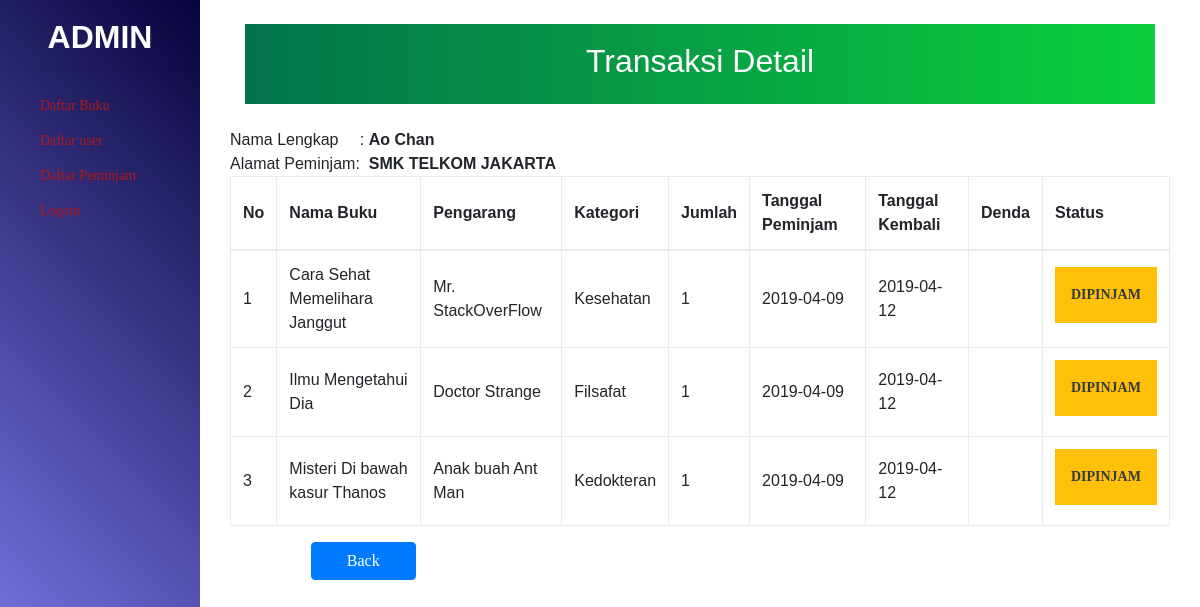
/index.php?hal=admin/report/detail&id=16 (signed in), run on the app's committed database.
### tables this page shows
CREATE TABLE `peminjaman` (
  `id_peminjam` int(11) NOT NULL,
  `nama_peminjam` varchar(100) NOT NULL,
  `alamat_peminjam` text NOT NULL,
  `tanggal_peminjam` date NOT NULL,
  `tanggal_kembali` date NOT NULL,
  `denda` int(11) DEFAULT NULL,
  `status_peminjam` varchar(111) NOT NULL,
  `username` varchar(100) DEFAULT NULL
);

CREATE TABLE `peminjaman_detail` (
  `id_peminjam` int(11) NOT NULL,
  `kode_buku` int(11) NOT NULL,
  `jumlah` int(11) NOT NULL
);

CREATE TABLE `daftar_buku` (
  `kode_buku` int(11) NOT NULL,
  `judul_buku` varchar(100) NOT NULL,
  `pengarang` varchar(100) NOT NULL,
  `kategori` varchar(100) NOT NULL
);

### admin/report/detail.php (the view, shortened to what this page needs)
<?php
include 'includes/head.php';
$id = $_GET['id'];
$queryRowOrder = mysqli_query($koneksi, "SELECT * FROM daftar_buku
                    INNER JOIN peminjaman_detail
                        ON daftar_buku.kode_buku = peminjaman_detail.kode_buku
                    INNER JOIN peminjaman
                        ON peminjaman.id_peminjam = peminjaman_detail.id_peminjam
                    WHERE peminjaman.id_peminjam = '".$id."'");
?>
<div class="col-md-12 col-sm-8 main-content">
    <br>
    <div class="container">
        <div class="form">
            <div class="note">
                <h2 class="p-l-20 p-r-20 p-b-20 p-t-20">Transaksi Detail</h2>
            </div>
        </div>
    </div>
    <br>
    <div class="row justify-content-md-center">
        <div class="col-md-12">
            <table id="cssTable">
                <?php
                    $qOrder = mysqli_query($koneksi, "SELECT * FROM peminjaman WHERE id_peminjam ='".$id."' ");
                    $dataOrder = mysqli_fetch_array($qOrder);
                ?>
                <tr>
                    <td>Nama Lengkap</td>
                    <td>&nbsp;:&nbsp;</td>
                    <td align="left"> <strong> <?php echo $dataOrder['nama_peminjam'] ?></strong></td>
                </tr>
                <tr>
                    <td align="left">Alamat Peminjam</td>
                    <td>:</td>
                    <td><strong><?php echo $dataOrder['alamat_peminjam'] ?></strong></td>
                </tr>
            </table>
        </div>
    </div>
    <div class="row justify-content-md-center">
        <div class="col-md-12">
            <table class="table table-hover table-bordered" id="cssTable">
                <thead>
                    <tr>
                        <td><strong> No</strong></td>
                        <td><strong> Nama Buku</strong></td>
                        <td><strong> Pengarang</strong></td>
                        <td><strong> Kategori</strong></td>
                        <td><strong> Jumlah</strong></td>
                        <td><strong> Tanggal Peminjam</strong></td>
                        <td><strong> Tanggal Kembali</strong></td>
                        <td><strong> Denda</strong></td>
                        <td><strong> Status</strong></td>
                    </tr>
                </thead>
                <tbody>
                    <?php
                        $no = 1;
                        while($data = mysqli_fetch_array($queryRowOrder)) {
                    ?>
                    <tr>
                        <td><?php echo $no++;  ?></td>
                        <td><?php echo $data['judul_buku'] ?></td>
                        <td><?php echo $data['pengarang'] ?></td>
                        <td><?php echo $data['kategori'] ?></td>
                        <td><?php echo $data['jumlah']  ?></td>
                        <td><?php echo $data['tanggal_peminjam'] ?></td>
                        <td><?php echo $data['tanggal_kembali'] ?></td>
                        <td><?php echo $data['denda'] ?></td>
                        <td>
                            <b>
                                <?php if($data['status_peminjam'] == 'DIPINJAM'){ ?>
                                    <p class="bg-warning text-dark p-3 mb-2">
                                <?php echo $data['status_peminjam'];
                                }else{ ?>
                                <p class="bg-success text-white p-3 mb-2">
                                <?= $data['status_peminjam']; } ?>
                        </p>
                            </b>
                        </td>
                    </tr>
                        <?php } ?>
                </tbody>
            </table>
        </div>
        <div class="col-md-10" align="left">
            <div class="row">
                <div class="col-md-2">
                    <a href="?hal=admin/report/list" class="btn btn-primary btn-block">Back</a>
                </div>
            </div>
        </div>
    </div>
</div>

### css/main.css (style rules this page uses)
* { margin: 0px; padding: 0px; box-sizing: border-box; }
body, html { height: 100%; font-family: OpenSans-Regular, sans-serif; }
a { font-family: OpenSans-Regular; font-size: 14px; line-height: 1.7; color: #666666; margin: 0px; transition: all 0.4s; -webkit-transition: all 0.4s; -o-transition: all 0.4s; -moz-transition: all 0.4s; }
h1,h2,h3,h4,h5,h6 { margin: 0px; }
p { font-family: OpenSans-Regular; font-size: 14px; line-height: 1.7; color: #666666; margin: 0px; }
.main-content { text-align:center; }
.note { text-align: center; height: 80px; background: -webkit-linear-gradient(left, #04724d, #0bcf3c); color: #fff; font-weight: bold; line-height: 80px; }

### admin/report/detail.php (style rules this page uses)
#cssTable td { text-align: left; vertical-align: middle; }

### data on the page
peminjaman: nama_peminjam "Ao Chan", alamat_peminjam "SMK TELKOM JAKARTA"
peminjaman_detail: kode_buku.judul_buku "Cara Sehat Memelihara Janggut", kode_buku.pengarang "Mr. StackOverFlow", kode_buku.kategori "Kesehatan", jumlah "1", id_peminjam.tanggal_peminjam "2019-04-09", id_peminjam.tanggal_kembali "2019-04-12", id_peminjam.status_peminjam "DIPINJAM"
peminjaman_detail: kode_buku.judul_buku "Ilmu Mengetahui Dia", kode_buku.pengarang "Doctor Strange", kode_buku.kategori "Filsafat", jumlah "1", id_peminjam.tanggal_peminjam "2019-04-09", id_peminjam.tanggal_kembali "2019-04-12", id_peminjam.status_peminjam "DIPINJAM"
peminjaman_detail: kode_buku.judul_buku "Misteri Di bawah kasur Thanos", kode_buku.pengarang "Anak buah Ant Man", kode_buku.kategori "Kedokteran", jumlah "1", id_peminjam.tanggal_peminjam "2019-04-09", id_peminjam.tanggal_kembali "2019-04-12", id_peminjam.status_peminjam "DIPINJAM"
